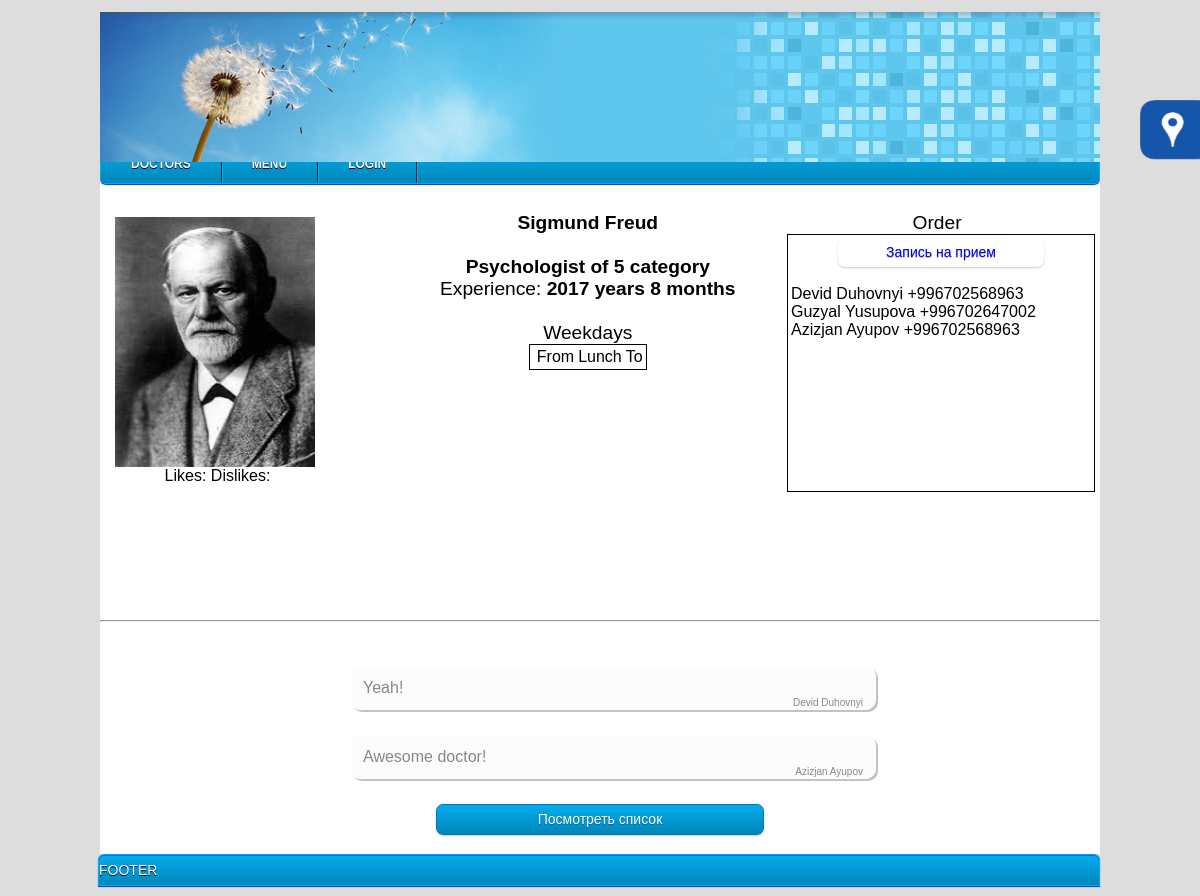
The app's page /index.php?doctor=5 with its own data.
### tables this page shows
CREATE TABLE IF NOT EXISTS `Employee` (
  `Emp_ID` int(11) NOT NULL,
  `Class` int(11) NOT NULL,
  `First_Name` varchar(30) NOT NULL,
  `Surname` varchar(25) NOT NULL,
  `Middle_Name` varchar(30) DEFAULT NULL,
  `Prof` int(3) NOT NULL,
  `CarierStart` date NOT NULL,
  `Category` int(1) DEFAULT '5',
  `Phone_num` varchar(13) DEFAULT NULL,
  `Passport_data` varchar(30) NOT NULL,
  `Receipt_Date` date NOT NULL,
  `Image` varchar(50) NOT NULL,
  `CurriculumVitae` longtext NOT NULL
);

CREATE TABLE IF NOT EXISTS `Staff` (
  `Id` int(11) NOT NULL,
  `Name` varchar(30) NOT NULL,
  `Salary` double NOT NULL,
  `Unit` int(1) NOT NULL,
  `Image` varchar(50) NOT NULL
);

CREATE TABLE IF NOT EXISTS `Order` (
  `Id` int(11) NOT NULL,
  `DoctorId` int(10) NOT NULL,
  `Date` datetime DEFAULT NULL,
  `PatientId` int(11) DEFAULT NULL,
  `UnregVisitorId` int(11) NOT NULL
);

CREATE TABLE IF NOT EXISTS `patients` (
  `ID` int(11) NOT NULL,
  `First_Name` varchar(30) NOT NULL,
  `Middle_Name` varchar(30) DEFAULT NULL,
  `Second_Name` varchar(30) NOT NULL,
  `Birth_Date` date NOT NULL,
  `Gender` tinyint(1) NOT NULL DEFAULT '1',
  `Insurance_Category` int(10) DEFAULT NULL,
  `Diagnosis` int(11) NOT NULL,
  `Virus` tinyint(1) NOT NULL,
  `Receipt_Date` date NOT NULL,
  `Prof` varchar(25) NOT NULL,
  `Address` varchar(70) NOT NULL,
  `Phone` varchar(20) NOT NULL,
  `Email` varchar(30) NOT NULL,
  `Care_Doctor` int(5) NOT NULL,
  `Care_Doctor_Prof` int(5) NOT NULL,
  `Photo` varchar(50) NOT NULL,
  `Comment` varchar(150) DEFAULT NULL
);

CREATE TABLE IF NOT EXISTS `UnregVisitors` (
  `Id` int(11) NOT NULL,
  `First_Name` varchar(25) DEFAULT NULL,
  `Middle_Name` varchar(25) DEFAULT NULL,
  `Second_Name` varchar(25) DEFAULT NULL,
  `Phone` varchar(15) DEFAULT NULL
);

CREATE TABLE IF NOT EXISTS `Emp_comments` (
  `Emp_comments_ID` int(11) NOT NULL,
  `Emp_ID` int(5) NOT NULL,
  `Patient_Id` int(11) NOT NULL,
  `Date` timestamp NOT NULL DEFAULT CURRENT_TIMESTAMP,
  `Text` text NOT NULL
);

### pages/doctor.php (the view, shortened to what this page needs)
<?php
	if(isset($_GET[doctor])){
		$result = $mysqli->query("SELECT * FROM Employee WHERE Emp_ID=$_GET[doctor]");
		$data = $result->fetch_array();
		$result = $mysqli->query("SELECT Name FROM Staff WHERE Id = $data[Prof]");
		$dataFromStaff = $result->fetch_array();
		$currentDate = date('m/d/Y');
		$diff = abs(strtotime($currentDate) - strtotime($data[CarierStart]));
		$years = floor($diff / (365*60*60*24));
		$months = floor(($diff - $years * 365*60*60*24) / (30*60*60*24));
		$query = $mysqli->query("SELECT Likes, Dislikes FROM Rating WHERE Emp_ID = $data[Emp_ID]");
		$rating = $query->fetch_array(MYSQLI_ASSOC);
		print "
			<div class='docInfo'>
				<div class='doc_photo_rating'>
					<img src='../images/$data[Image]'>
					<div class='rating'>
						Likes: $rating[Likes]";
						print "
						Dislikes: $rating[Dislikes]
					</div>
				</div>
				<div class='doc_about'>
						<center><big><b>$data[First_Name] $data[Middle_Name] $data[Surname]<br><br>
					$dataFromStaff[Name] of $data[Category] category <br>
					</b>Experience:<b> $years years $months months</b><br>
						<br><table class='brd'><tr><td></td><td>From</td><td colspan='2' style='text-align: center;'>Lunch</td><td style='text-align: center;'>To</td></tr>Weekdays";
						print "</table>";
					print "</big></center>
				</div>
				<div class='orderView'>
					<center>
						<big> Order </big> <br>
					</center>
					<div class='orderAction'>
						<center><a href='#' class='button' onClick='hiddenShow(\"b1\");' id='button11'>Запись на прием</a></center><br>";
					$res = $mysqli->query("SELECT PatientId, UnregVisitorId FROM `Order` WHERE DoctorId = '$data[Emp_ID]' ORDER by Id DESC");
					while($order = $res->fetch_array()){
						if($order[PatientId]){
							$forPtr = $mysqli->query("SELECT First_Name, Second_Name, Phone FROM patients WHERE ID = '$order[PatientId]'");
							$ptr = $forPtr->fetch_array();
						}else{
							$forPtr = $mysqli->query("SELECT First_Name, Second_Name, Phone FROM UnregVisitors WHERE Id = '$order[UnregVisitorId]'");
							$ptr = $forPtr->fetch_array();
						}
						print $ptr[First_Name]." ".$ptr[Second_Name]." ".$ptr[Phone]."<br>";
					}
					print "
					</div>
				</div>
			</div>
			<hr><br>$data[CurriculumVitae]<br>";
		$result = $mysqli->query("SELECT * FROM Emp_comments WHERE Emp_ID = $data[Emp_ID] ORDER by `Date` DESC") or die(mysql_error());
		$comments = $result->fetch_array();
		if($comments){
			do
			{
				$res = $mysqli->query("SELECT First_Name, Second_Name, ID FROM patients WHERE ID = $comments[Patient_Id]") or die(mysql_error());
				$patientData = $res->fetch_array();
				print "<div class='comment_block'>";
							if($_SESSION['class'] == 4 and $patientData[ID] == $_SESSION[userData][ID])
								print "$comments[Text] <a href='../phpHendlers/commentDeleting.php?id=$comments[Emp_comments_ID]&from=$data[Emp_ID]' style='text-decoration: none; text-color: grey'>&#10005</a><br>";
							else
								print "$comments[Text]<br>";
				print "<div class='comment_signiture'>$patientData[First_Name] $patientData[Second_Name]</div></div>";
			}
			while($comments = $result->fetch_array());
		}else{
			print '<centr>Nobody leaves a comment<br></center>';
		}
		print "
			<center><div class='state'><a href='#' class='button blue' onClick='scripts/hiddenShow(\"b2\");' id='button2'>Посмотреть список</a></div></center>
			<div id='b1' class='hidden'>
				<br>ЗАПИСЬ К ВРАЧУ<br><br>";
				print "
			</div>
			<div id='b2' class='hidden'>
				<br>СПИСОК ЗАПИСАВШИХСЯ<br><br>
			</div>
			<div id='b3' class='hidden'><br>
				<form method='post' action='../phpHendlers/forms/commentAdding.php'>
					<textarea cols='60' rows='10' name='text' required /></textarea><br>
					<input type='hidden' name='docID' value='$data[Emp_ID]'>
					<input type='hidden' name='patID' value='".$_SESSION[userData][ID]."'>
					<input type='submit' name='docComment' value='Enter'>
				</form>
			</div>";
    }
?>

### styles/css.css (style rules this page uses)
* { font-family: Arial; }
body { background-color: #ddd; }
.button, input[type="submit"] { width: 100px; display: inline-block; outline: none; cursor: pointer; text-align: center; text-decoration: none; font: 14px/100% Arial, Helvetica, sans-serif; padding: .5em 2em .55em; text-shadow: 0 1px 1px rgba(0,0,0,.3); -webkit-border-radius: .5em; -moz-border-radius: .5em; border-radius: .5em; -webkit-box-shadow: 0 1px 2px rgba(0,0,0,.2); -moz-box-shadow: 0 1px 2px rgba(0,0,0,.2); box-shadow: 0 1px 2px rgba(0,0,0,.2); }
.blue, input[type="submit"] { color: #fff; border: solid 1px #0076c3; background: #0095cd; background: -webkit-gradient(linear, left top, left bottom, from(#04acec), to(#0186ba)); }
#button11 { width: 150px; }
.state { width: 1000px; height: 50px; float: right; white-space: pre; }
.brd { border: 1px solid black; }
.docInfo { margin: 0px 10px; min-height: 400; }
.doc_photo_rating { width: 205px; height: 270px; float: left; padding: 5 0 0 5; }
.doc_photo_rating img { width: 200px; height: 250px; float: top; }
.rating { text-align: center; }
.doc_about { margin-left: 120px; float: left; }
.orderView { float: right; width: 300px; height: 250px; margin: 0px 3px 3px 10px; }
.orderAction { width: 300px; height: 250px; padding: 3px 3px 3px 3px; border: solid black 1px; }
.state .button { width: 27%; }
.comment_signiture { float: right; font-size: 10px; text-align: right; }
.comment_block { padding:12px; width:500px; position:relative; background-color:#fcfcfc; border:1px solid white; color:#888; margin-bottom:25px; -moz-border-radius:10px; -webkit-border-radius:10px; border-radius:10px; left:50%; margin-left:-250px; -moz-box-shadow:2px 2px 0 #c2c2c2; -webkit-box-shadow:2px 2px 0 #c2c2c2; box-shadow:2px 2px 0 #c2c2c2; }

### records on screen
employee: Image (picture), First_Name "Sigmund", Surname "Freud", Category "5"
staff: Name "Psychologist"
order: PatientId.First_Name "Devid", PatientId.Second_Name "Duhovnyi", PatientId.Phone "+996702568963"
order: UnregVisitorId.First_Name "Guzyal", UnregVisitorId.Second_Name "Yusupova", UnregVisitorId.Phone "+996702647002"
order: PatientId.First_Name "Azizjan", PatientId.Second_Name "Ayupov", PatientId.Phone "+996702568963"
patients: First_Name "Devid", Second_Name "Duhovnyi"
emp_comments: Text "Yeah!"
emp_comments: Text "Awesome doctor!", Patient_Id.First_Name "Azizjan", Patient_Id.Second_Name "Ayupov"
